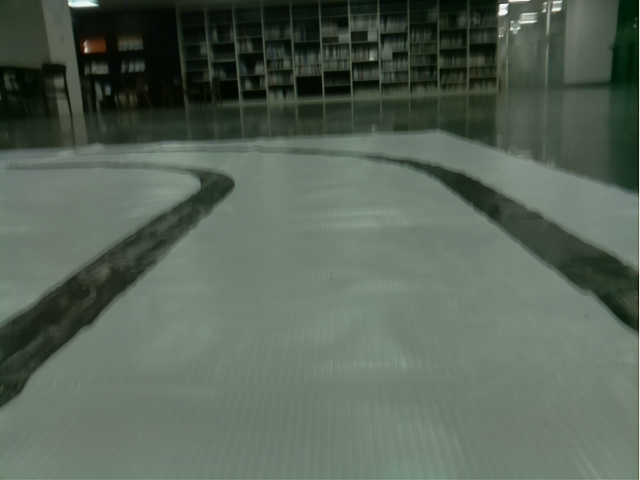
#> input picture gongmojeon/TrackCapture/TrackCapture_original/01_90.png, 640 x 480 px, found by its file name; its folder holds 4 pictures in this run
$ jupyter execute --allow-errors 32x_augmentation.ipynb
#> lines starting #> are read from the running program, lines starting #| are printed output that depends on the picture
[cell 1]
from google.colab import drive
drive.mount('/content/drive')

[cell 2]
cd drive/MyDrive/[한이음] 적대적 AI 공격에 대한 인공지능 보안기술 연구/3. 소스코드/contest

[cell 3]
import os
import cv2
import numpy as np
import matplotlib.pyplot as plt
import random

[cell 4]
oripath = "./TrackCapture/TrackCapture_original"
fnames = os.listdir(oripath)

oriimgs = [] # 원본 이미지
orinums = [] # [orinum]_angle.png
angles = [] # orinum_[angle].png

for fname in fnames:
  oriimg_big = cv2.imread(oripath + '/' + fname)
#> oriimg_big is the input picture: shape (480, 640, 3); mean B, G, R 86.7, 99.9, 86.4
  oriimg = cv2.resize(oriimg_big, (64,48))
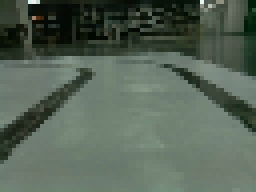
#> oriimg: shape (48, 64, 3) (shown 4 times larger); mean B, G, R 86.6, 99.7, 86.2
  plt.imshow(oriimg)
  oriimgs.append(np.array(oriimg))
  orinums.append(int(fname[0:2]))
  angles.append(int(fname[3:5]))
#> pass 2 of the loop `for fname in fnames:`:
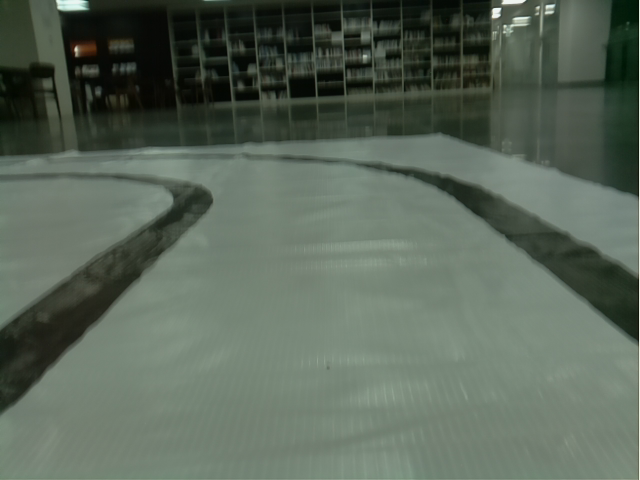
#> input picture gongmojeon/TrackCapture/TrackCapture_original/02_90.png, 640 x 480 px, found by its file name
#> oriimg_big is the input picture: shape (480, 640, 3); mean B, G, R 88.8, 101.9, 89.4
#> `oriimg = cv2.resize(oriimg_big, (64,48))`:
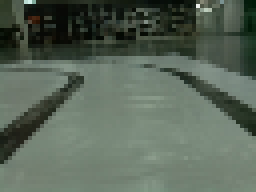
#> oriimg: shape (48, 64, 3) (shown 4 times larger); mean B, G, R 88.6, 101.6, 89
#> pass 3 of the loop `for fname in fnames:`:
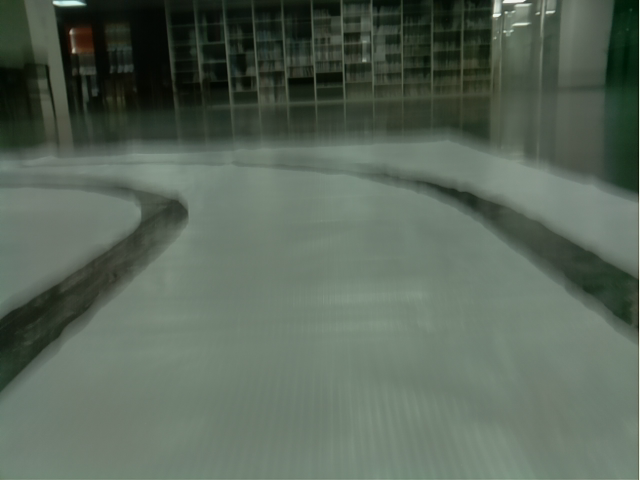
#> input picture gongmojeon/TrackCapture/TrackCapture_original/03_90.png, 640 x 480 px, found by its file name
#> oriimg_big is the input picture: shape (480, 640, 3); mean B, G, R 88.8, 102, 88.7
#> `oriimg = cv2.resize(oriimg_big, (64,48))`:
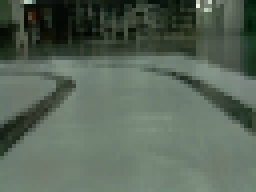
#> oriimg: shape (48, 64, 3) (shown 4 times larger); mean B, G, R 88.7, 101.9, 88.5
#> the loop made 4 passes; the first 3 are shown

oriimgs = np.array(oriimgs)
orinums = np.array(orinums)
angles = np.array(angles)
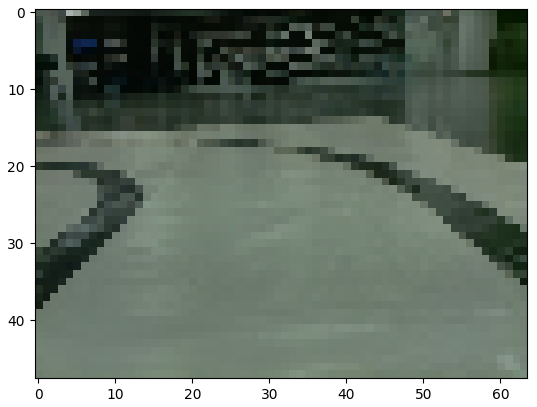
#> figure drawn by matplotlib, 1 panel; B, G, R data is drawn as R, G, B

[cell 5]
# augment 후 : (38, 54, 3)
allaugimgs = []
for oriimg in oriimgs:
  augimgs = []
  for i in range(10):
    for j in range(10):
      ii = oriimg[i:i+38,j:j+54]
      augimgs.append(ii)
  allaugimgs.append(np.array(augimgs))

[cell 6]
angidx = [np.where(angles==90)[0], np.where(angles==30)[0]]

augimgs90 = []
augimgs30 = []

for idx90 in angidx[0]:
  for ii in allaugimgs[idx90]:
    augimgs90.append(ii)
for idx30 in angidx[1]:
  for ii in allaugimgs[idx30]:
    augimgs30.append(ii)

random.shuffle(augimgs90)
random.shuffle(augimgs30)

augimgs90 = np.array(augimgs90)
augimgs30 = np.array(augimgs30)
